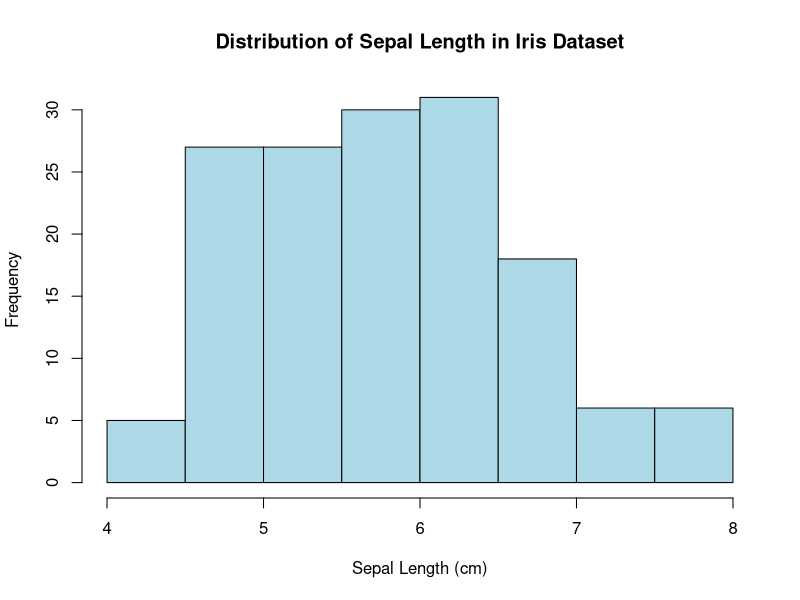
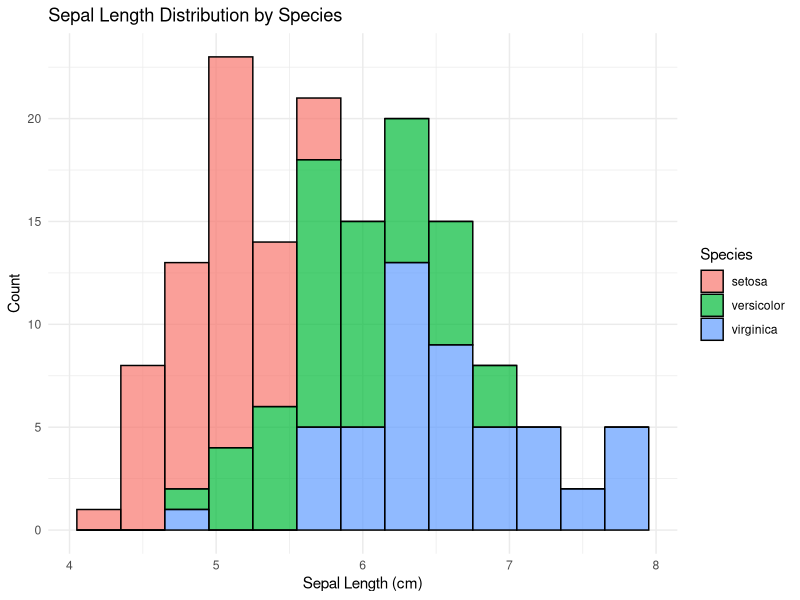
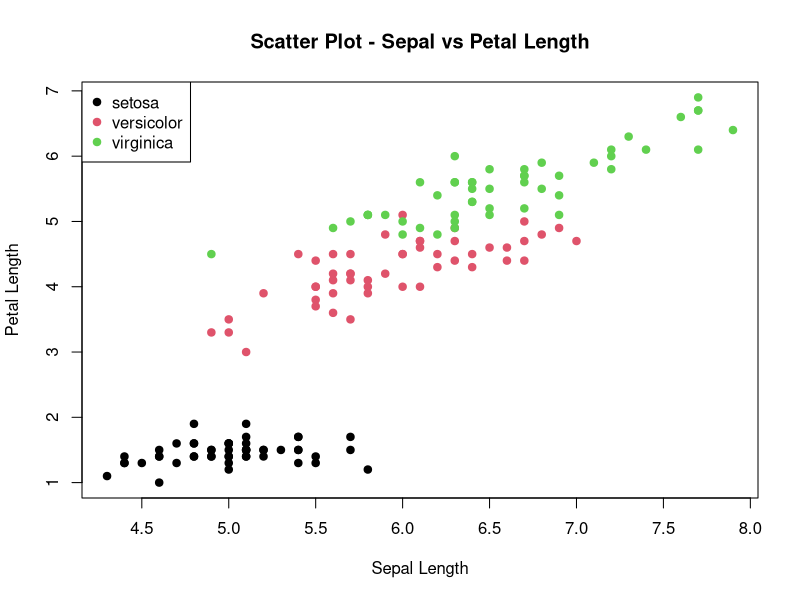
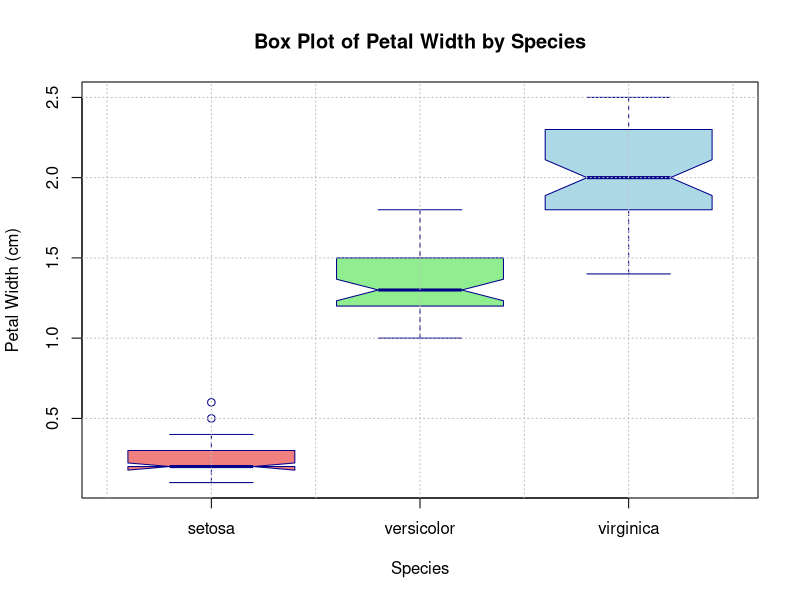
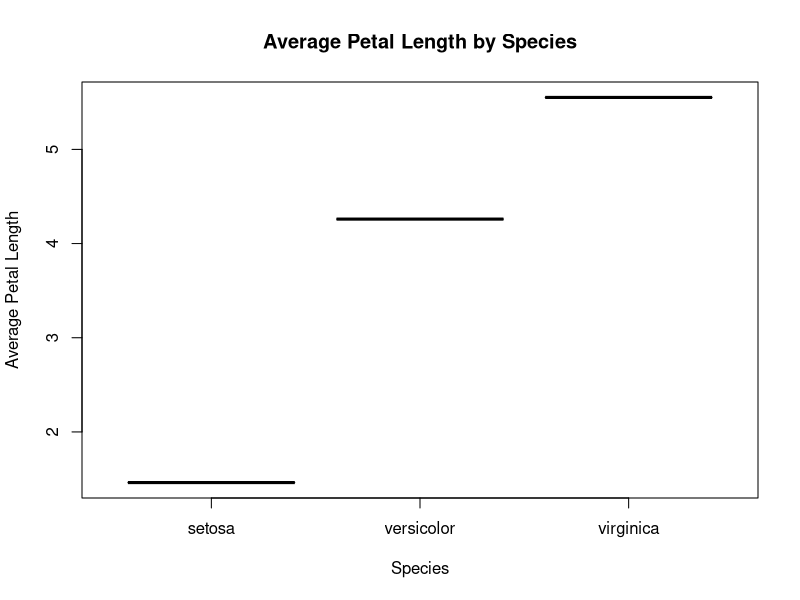
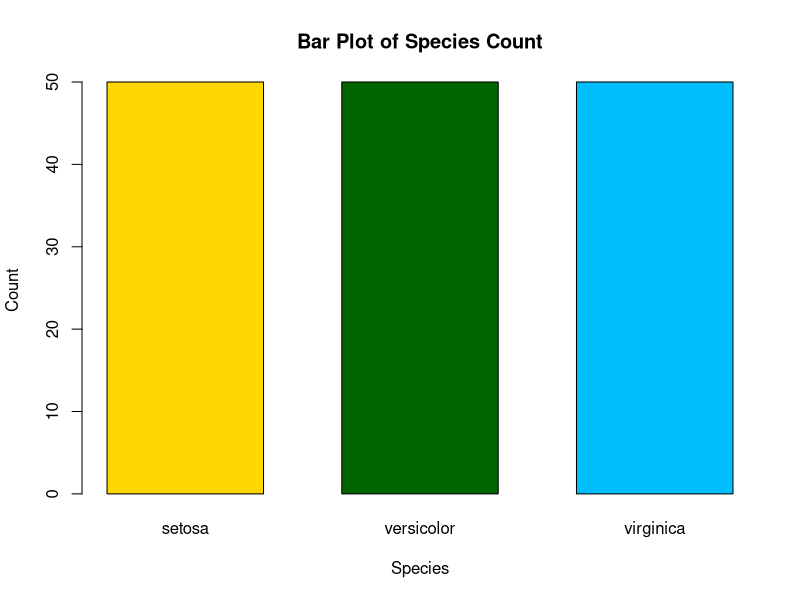
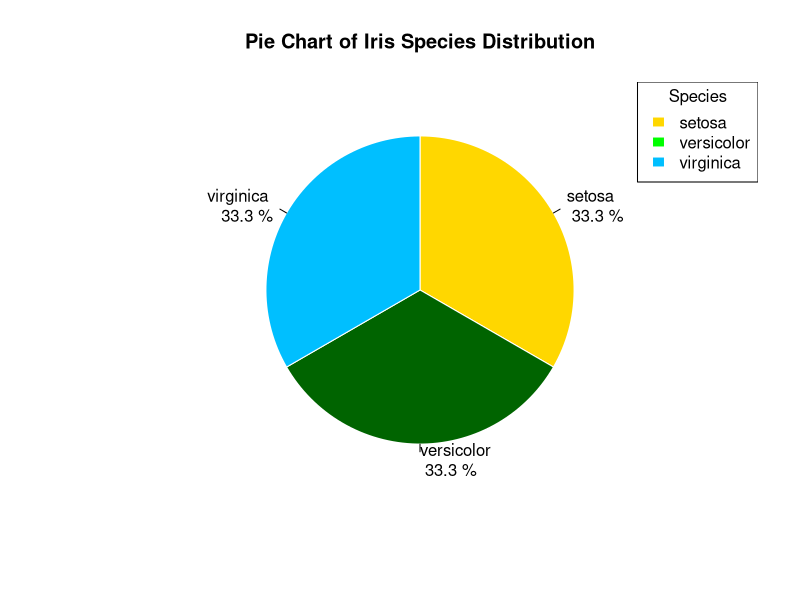
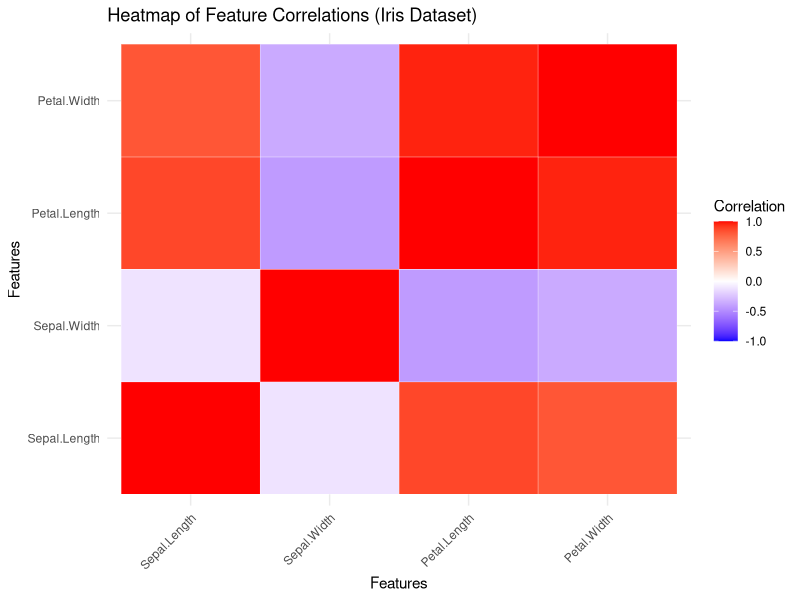

These figures' R source, in order:
# ====================================================================
# lab10_obsidian.R
# Collaborative R Visualization Project
# Dataset: iris 
# Team Members:
# Rudresh 2330
# Sangana Ibrampurkar 2310
# Sanika Hoble 2309
# Unnat Umerye 2303
# Shripad Chodankar 2317
# Rakshita Kubal 2319 
# Adhit Amonkar 2304
# ====================================================================
# Load dataset
data(iris)

# View structure
str(iris)

# 1. Histogram - Distribution of Sepal Length
# View structure
str(iris)

# Histogram for Sepal.Length
hist(iris$Sepal.Length,
     main = "Distribution of Sepal Length in Iris Dataset",
     xlab = "Sepal Length (cm)",
     ylab = "Frequency",
     col = "lightblue",
     border = "black")

library(ggplot2)
ggplot(iris, aes(x = Sepal.Length, fill = Species)) +
  geom_histogram(binwidth = 0.3, color = "black", alpha = 0.7) +
  labs(title = "Sepal Length Distribution by Species",
       x = "Sepal Length (cm)",
       y = "Count") +
  theme_minimal()


# 2. Scatter Plot - Sepal vs Petal Length
plot(iris$Sepal.Length, iris$Petal.Length,
     main = "Scatter Plot - Sepal vs Petal Length",
     xlab = "Sepal Length",
     ylab = "Petal Length",
     col = iris$Species,
     pch = 19)
legend("topleft", legend = unique(iris$Species), col = 1:3, pch = 19)


# 3. Box Plot - Petal Width by Species
# Description:
# This box plot visualizes the distribution of Petal Width for each species in the iris dataset.
# It helps identify the spread, median, and any potential outliers.

# Display first few rows to understand structure
head(iris)

# Box Plot to compare Petal Width across Species
boxplot(Petal.Width ~ Species,
        data = iris,
        main = "Box Plot of Petal Width by Species",
        xlab = "Species",
        ylab = "Petal Width (cm)",
        col = c("lightcoral", "lightgreen", "lightblue"),
        border = "darkblue",
        notch = TRUE)  #Adds notches to show median confidence interval
# Add grid lines for better readability
grid(nx = NULL, ny = NULL, col = "grey", lty = "dotted")

# Explanation :
# 1. Each box represents the interquartile range (IOR) of Petal Width for a species.
# 2. The horizontal line inside each box is the median Petal Width.
# 3. The whiskers show variability outside the upper and lower quartiles.
# 4. Points outside the whiskers (if any) represent outliers.
# 5. From the plot, we observe:
#    - Iris-setosa has the smallest and least variable petal width.
#    - Iris-versicolor shows moderate spread.
#    - Iris-virginica has the largest petal width range. 


# 4. Line Plot - Mean Petal Length per Species
avg <- aggregate(Petal.Length ~ Species, iris, mean)
plot(avg$Species, avg$Petal.Length,
     type = "o",
     main = "Average Petal Length by Species",
     xlab = "Species",
     ylab = "Average Petal Length",
     col = "purple")


# 5. Bar Plot - Count of Each Species
species_count <- table(iris$Species)

barplot(species_count,
        main = "Bar Plot of Species Count",
        xlab = "Species",
        ylab = "Count",
        col = c("gold", "darkgreen", "deepskyblue"),
        border = "black",
        space = 0.5)

# 6. Pie Chart - Proportion of Each Species
species_count <- table(iris$Species)

# Create pie chart
pie(species_count,
    labels = paste(names(species_count), "\n", round(100 * species_count / sum(species_count), 1), "%"),
    main = "Pie Chart of Iris Species Distribution",
    col = c("gold", "darkgreen", "deepskyblue"),
    border = "white",
    clockwise = TRUE)

# Add legend
legend("topright",
       legend = names(species_count),
       fill = c("gold", "green", "deepskyblue"),
       border = "white",
       title = "Species")


# 7. Heat Map 
library(reshape2)

# Compute correlation matrix
cor_matrix <- cor(iris[, 1:4])

# Melt correlation matrix for ggplot2
melted_cor <- melt(cor_matrix)

# Create heatmap
ggplot(melted_cor, aes(x = Var1, y = Var2, fill = value)) +
  geom_tile(color = "white") +
  scale_fill_gradient2(low = "blue", high = "red", mid = "white",
                       midpoint = 0, limit = c(-1, 1),
                       name = "Correlation") +
  theme_minimal() +
  labs(title = "Heatmap of Feature Correlations (Iris Dataset)",
       x = "Features", y = "Features") +
  theme(axis.text.x = element_text(angle = 45, vjust = 1, hjust = 1))

